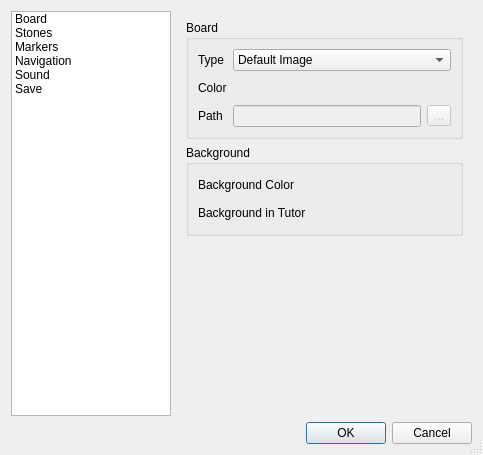
<?xml version="1.0" encoding="UTF-8"?>
<ui version="4.0">
 <class>SetupDialog</class>
 <widget class="QDialog" name="SetupDialog">
  <property name="geometry">
   <rect>
    <x>0</x>
    <y>0</y>
    <width>483</width>
    <height>455</height>
   </rect>
  </property>
  <property name="windowTitle">
   <string>Setup</string>
  </property>
  <property name="sizeGripEnabled">
   <bool>true</bool>
  </property>
  <layout class="QVBoxLayout" name="verticalLayout">
   <item>
    <layout class="QHBoxLayout" name="horizontalLayout">
     <item>
      <widget class="QListWidget" name="categoryList">
       <property name="maximumSize">
        <size>
         <width>160</width>
         <height>16777215</height>
        </size>
       </property>
       <item>
        <property name="text">
         <string>Board</string>
        </property>
       </item>
       <item>
        <property name="text">
         <string>Stones</string>
        </property>
       </item>
       <item>
        <property name="text">
         <string>Markers</string>
        </property>
       </item>
       <item>
        <property name="text">
         <string>Navigation</string>
        </property>
       </item>
       <item>
        <property name="text">
         <string>Sound</string>
        </property>
       </item>
       <item>
        <property name="text">
         <string>Save</string>
        </property>
       </item>
      </widget>
     </item>
     <item>
      <widget class="QStackedWidget" name="stackedWidget">
       <property name="frameShape">
        <enum>QFrame::NoFrame</enum>
       </property>
       <property name="frameShadow">
        <enum>QFrame::Plain</enum>
       </property>
       <property name="currentIndex">
        <number>0</number>
       </property>
       <widget class="QWidget" name="boardPage">
        <layout class="QVBoxLayout" name="verticalLayout_2">
         <item>
          <widget class="QGroupBox" name="boardGroupBox">
           <property name="title">
            <string>Board</string>
           </property>
           <layout class="QFormLayout" name="formLayout">
            <item row="0" column="0">
             <widget class="QLabel" name="boardTypeLabel">
              <property name="text">
               <string>Type</string>
              </property>
             </widget>
            </item>
            <item row="0" column="1">
             <widget class="QComboBox" name="boardTypeComboBox">
              <item>
               <property name="text">
                <string>Default Image</string>
               </property>
              </item>
              <item>
               <property name="text">
                <string>Select File</string>
               </property>
              </item>
              <item>
               <property name="text">
                <string>Fill Color</string>
               </property>
              </item>
             </widget>
            </item>
            <item row="1" column="0">
             <widget class="QLabel" name="boardColorLabel">
              <property name="text">
               <string>Color</string>
              </property>
             </widget>
            </item>
            <item row="1" column="1">
             <widget class="QPushButton" name="boardColorButton">
              <property name="text">
               <string/>
              </property>
              <property name="flat">
               <bool>true</bool>
              </property>
             </widget>
            </item>
            <item row="2" column="0">
             <widget class="QLabel" name="boardPathLabel">
              <property name="text">
               <string>Path</string>
              </property>
             </widget>
            </item>
            <item row="2" column="1">
             <layout class="QHBoxLayout" name="horizontalLayout_2">
              <item>
               <widget class="QLineEdit" name="boardPathEdit">
                <property name="enabled">
                 <bool>false</bool>
                </property>
               </widget>
              </item>
              <item>
               <widget class="QToolButton" name="boardPathButton">
                <property name="enabled">
                 <bool>false</bool>
                </property>
                <property name="text">
                 <string>...</string>
                </property>
               </widget>
              </item>
             </layout>
            </item>
           </layout>
          </widget>
         </item>
         <item>
          <widget class="QGroupBox" name="boardBackgroundGroupBox">
           <property name="title">
            <string>Background</string>
           </property>
           <layout class="QFormLayout" name="formLayout_3">
            <item row="0" column="0">
             <widget class="QLabel" name="bgColorLabel">
              <property name="text">
               <string>Background Color</string>
              </property>
             </widget>
            </item>
            <item row="0" column="1">
             <widget class="QPushButton" name="bgColorButton">
              <property name="text">
               <string/>
              </property>
              <property name="flat">
               <bool>true</bool>
              </property>
             </widget>
            </item>
            <item row="1" column="0">
             <widget class="QLabel" name="bgTutorColorLabel">
              <property name="text">
               <string>Background in Tutor</string>
              </property>
             </widget>
            </item>
            <item row="1" column="1">
             <widget class="QPushButton" name="bgTutorColorButton">
              <property name="text">
               <string/>
              </property>
              <property name="flat">
               <bool>true</bool>
              </property>
             </widget>
            </item>
           </layout>
          </widget>
         </item>
         <item>
          <spacer name="verticalSpacer">
           <property name="orientation">
            <enum>Qt::Vertical</enum>
           </property>
           <property name="sizeHint" stdset="0">
            <size>
             <width>20</width>
             <height>40</height>
            </size>
           </property>
          </spacer>
         </item>
        </layout>
       </widget>
       <widget class="QWidget" name="stonePage">
        <layout class="QVBoxLayout" name="verticalLayout_4">
         <item>
          <widget class="QGroupBox" name="whiteGroupBox">
           <property name="focusPolicy">
            <enum>Qt::NoFocus</enum>
           </property>
           <property name="title">
            <string>White Stone</string>
           </property>
           <layout class="QFormLayout" name="formLayout_2">
            <item row="0" column="0">
             <widget class="QLabel" name="whiteTypeLabel">
              <property name="text">
               <string>Type</string>
              </property>
             </widget>
            </item>
            <item row="0" column="1">
             <widget class="QComboBox" name="whiteTypeComboBox">
              <item>
               <property name="text">
                <string>Default Image</string>
               </property>
              </item>
              <item>
               <property name="text">
                <string>Select File</string>
               </property>
              </item>
              <item>
               <property name="text">
                <string>Fill Color</string>
               </property>
              </item>
             </widget>
            </item>
            <item row="1" column="0">
             <widget class="QLabel" name="whiteColorLabel">
              <property name="text">
               <string>Color</string>
              </property>
             </widget>
            </item>
            <item row="1" column="1">
             <widget class="QPushButton" name="whiteColorButton">
              <property name="text">
               <string/>
              </property>
              <property name="autoDefault">
               <bool>false</bool>
              </property>
              <property name="flat">
               <bool>true</bool>
              </property>
             </widget>
            </item>
            <item row="2" column="0">
             <widget class="QLabel" name="whitePathLabel">
              <property name="text">
               <string>Path</string>
              </property>
             </widget>
            </item>
            <item row="2" column="1">
             <layout class="QHBoxLayout" name="horizontalLayout_3">
              <item>
               <widget class="QLineEdit" name="whitePathEdit">
                <property name="enabled">
                 <bool>false</bool>
                </property>
               </widget>
              </item>
              <item>
               <widget class="QToolButton" name="whitePathButton">
                <property name="enabled">
                 <bool>false</bool>
                </property>
                <property name="text">
                 <string>...</string>
                </property>
               </widget>
              </item>
             </layout>
            </item>
           </layout>
          </widget>
         </item>
         <item>
          <widget class="QGroupBox" name="blackGroupBox">
           <property name="title">
            <string>Black Stone</string>
           </property>
           <layout class="QFormLayout" name="formLayout_5">
            <item row="0" column="0">
             <widget class="QLabel" name="blackTypeLabel">
              <property name="midLineWidth">
               <number>0</number>
              </property>
              <property name="text">
               <string>Type</string>
              </property>
             </widget>
            </item>
            <item row="0" column="1">
             <widget class="QComboBox" name="blackTypeComboBox">
              <item>
               <property name="text">
                <string>Default Image</string>
               </property>
              </item>
              <item>
               <property name="text">
                <string>Select File</string>
               </property>
              </item>
              <item>
               <property name="text">
                <string>Fill Color</string>
               </property>
              </item>
             </widget>
            </item>
            <item row="1" column="0">
             <widget class="QLabel" name="blackColorLabel">
              <property name="text">
               <string>Color</string>
              </property>
             </widget>
            </item>
            <item row="1" column="1">
             <widget class="QPushButton" name="blackColorButton">
              <property name="text">
               <string/>
              </property>
              <property name="autoDefault">
               <bool>false</bool>
              </property>
              <property name="flat">
               <bool>true</bool>
              </property>
             </widget>
            </item>
            <item row="2" column="0">
             <widget class="QLabel" name="blackPathLabel">
              <property name="text">
               <string>Path</string>
              </property>
             </widget>
            </item>
            <item row="2" column="1">
             <layout class="QHBoxLayout" name="horizontalLayout_4">
              <item>
               <widget class="QLineEdit" name="blackPathEdit">
                <property name="enabled">
                 <bool>false</bool>
                </property>
               </widget>
              </item>
              <item>
               <widget class="QToolButton" name="blackPathButton">
                <property name="enabled">
                 <bool>false</bool>
                </property>
                <property name="text">
                 <string>...</string>
                </property>
               </widget>
              </item>
             </layout>
            </item>
           </layout>
          </widget>
         </item>
         <item>
          <spacer name="verticalSpacer_3">
           <property name="orientation">
            <enum>Qt::Vertical</enum>
           </property>
           <property name="sizeHint" stdset="0">
            <size>
             <width>20</width>
             <height>40</height>
            </size>
           </property>
          </spacer>
         </item>
        </layout>
       </widget>
       <widget class="QWidget" name="markerPage">
        <layout class="QVBoxLayout" name="verticalLayout_3">
         <item>
          <widget class="QGroupBox" name="markersGroupBox">
           <property name="title">
            <string>Markers</string>
           </property>
           <layout class="QFormLayout" name="formLayout_4">
            <item row="0" column="0">
             <widget class="QLabel" name="focusTypeLabel">
              <property name="text">
               <string>Type</string>
              </property>
             </widget>
            </item>
            <item row="0" column="1">
             <widget class="QComboBox" name="focusTypeComboBox">
              <item>
               <property name="text">
                <string>Focus Triangle</string>
               </property>
              </item>
              <item>
               <property name="text">
                <string>Circle</string>
               </property>
              </item>
              <item>
               <property name="text">
                <string>Cross</string>
               </property>
              </item>
              <item>
               <property name="text">
                <string>Square</string>
               </property>
              </item>
              <item>
               <property name="text">
                <string>Triangle</string>
               </property>
              </item>
             </widget>
            </item>
            <item row="1" column="0">
             <widget class="QLabel" name="focusWhiteColorLabel">
              <property name="text">
               <string>Color (White Stone)</string>
              </property>
             </widget>
            </item>
            <item row="1" column="1">
             <widget class="QPushButton" name="focusWhiteColorButton">
              <property name="text">
               <string/>
              </property>
              <property name="flat">
               <bool>true</bool>
              </property>
             </widget>
            </item>
            <item row="2" column="0">
             <widget class="QLabel" name="focusBlackColorLabel">
              <property name="text">
               <string>Color (Black Stone)</string>
              </property>
             </widget>
            </item>
            <item row="2" column="1">
             <widget class="QPushButton" name="focusBlackColorButton">
              <property name="text">
               <string/>
              </property>
              <property name="flat">
               <bool>true</bool>
              </property>
             </widget>
            </item>
            <item row="3" column="0">
             <widget class="QLabel" name="branchLabel">
              <property name="text">
               <string>Branch Color</string>
              </property>
             </widget>
            </item>
            <item row="3" column="1">
             <widget class="QPushButton" name="branchColorButton">
              <property name="text">
               <string/>
              </property>
              <property name="flat">
               <bool>true</bool>
              </property>
             </widget>
            </item>
            <item row="4" column="0">
             <widget class="QLabel" name="labelTypeLabel">
              <property name="text">
               <string>Label Type</string>
              </property>
             </widget>
            </item>
            <item row="4" column="1">
             <widget class="QComboBox" name="labelTypeComboBox">
              <item>
               <property name="text">
                <string>A,B,C...</string>
               </property>
              </item>
              <item>
               <property name="text">
                <string>a,b,c...</string>
               </property>
              </item>
              <item>
               <property name="text">
                <string>1,2,3...</string>
               </property>
              </item>
              <item>
               <property name="text">
                <string>ア,イ,ウ...</string>
               </property>
              </item>
              <item>
               <property name="text">
                <string>イ,ロ,ハ...</string>
               </property>
              </item>
             </widget>
            </item>
           </layout>
          </widget>
         </item>
         <item>
          <spacer name="verticalSpacer_2">
           <property name="orientation">
            <enum>Qt::Vertical</enum>
           </property>
           <property name="sizeHint" stdset="0">
            <size>
             <width>20</width>
             <height>40</height>
            </size>
           </property>
          </spacer>
         </item>
        </layout>
       </widget>
       <widget class="QWidget" name="soundPage">
        <layout class="QVBoxLayout" name="verticalLayout_5">
         <item>
          <widget class="QGroupBox" name="soundGroupBox">
           <property name="title">
            <string>Sound</string>
           </property>
           <layout class="QFormLayout" name="formLayout_6">
            <item row="0" column="0">
             <widget class="QLabel" name="soundTypeLabel">
              <property name="text">
               <string>Type</string>
              </property>
             </widget>
            </item>
            <item row="0" column="1">
             <widget class="QComboBox" name="soundTypeComboBox">
              <item>
               <property name="text">
                <string>Default Sound</string>
               </property>
              </item>
              <item>
               <property name="text">
                <string>Select File</string>
               </property>
              </item>
             </widget>
            </item>
            <item row="1" column="0">
             <widget class="QLabel" name="soundPathLabel">
              <property name="text">
               <string>Path</string>
              </property>
             </widget>
            </item>
            <item row="1" column="1">
             <layout class="QHBoxLayout" name="horizontalLayout_5">
              <item>
               <widget class="QLineEdit" name="soundPathEdit">
                <property name="enabled">
                 <bool>false</bool>
                </property>
               </widget>
              </item>
              <item>
               <widget class="QToolButton" name="soundPathButton">
                <property name="enabled">
                 <bool>false</bool>
                </property>
                <property name="text">
                 <string>...</string>
                </property>
               </widget>
              </item>
             </layout>
            </item>
           </layout>
          </widget>
         </item>
         <item>
          <spacer name="verticalSpacer_4">
           <property name="orientation">
            <enum>Qt::Vertical</enum>
           </property>
           <property name="sizeHint" stdset="0">
            <size>
             <width>20</width>
             <height>40</height>
            </size>
           </property>
          </spacer>
         </item>
        </layout>
       </widget>
       <widget class="QWidget" name="navigationPage">
        <layout class="QVBoxLayout" name="verticalLayout_7">
         <item>
          <widget class="QGroupBox" name="navigationGroupBox">
           <property name="title">
            <string>Navigation</string>
           </property>
           <layout class="QFormLayout" name="formLayout_9">
            <item row="0" column="0">
             <widget class="QLabel" name="label">
              <property name="text">
               <string>Fast forward/rewind steps</string>
              </property>
             </widget>
            </item>
            <item row="0" column="1">
             <widget class="QSpinBox" name="stepsOfFastMoveSpinBox">
              <property name="minimum">
               <number>5</number>
              </property>
              <property name="maximum">
               <number>50</number>
              </property>
              <property name="value">
               <number>10</number>
              </property>
             </widget>
            </item>
           </layout>
          </widget>
         </item>
         <item>
          <widget class="QGroupBox" name="automaticReplayGroupBox">
           <property name="title">
            <string>Automatic Replay</string>
           </property>
           <layout class="QFormLayout" name="formLayout_8">
            <item row="0" column="0">
             <widget class="QLabel" name="reproductionSpeedLabel">
              <property name="text">
               <string>Interval(msec)</string>
              </property>
             </widget>
            </item>
            <item row="0" column="1">
             <widget class="QSpinBox" name="reproductionSpeedSpinBox">
              <property name="minimum">
               <number>200</number>
              </property>
              <property name="maximum">
               <number>10000</number>
              </property>
              <property name="value">
               <number>1300</number>
              </property>
             </widget>
            </item>
           </layout>
          </widget>
         </item>
         <item>
          <spacer name="verticalSpacer_6">
           <property name="orientation">
            <enum>Qt::Vertical</enum>
           </property>
           <property name="sizeHint" stdset="0">
            <size>
             <width>20</width>
             <height>40</height>
            </size>
           </property>
          </spacer>
         </item>
        </layout>
       </widget>
       <widget class="QWidget" name="savePage">
        <layout class="QVBoxLayout" name="verticalLayout_6">
         <item>
          <widget class="QGroupBox" name="saveGroupBox">
           <property name="title">
            <string>Save</string>
           </property>
           <layout class="QFormLayout" name="formLayout_7">
            <item row="0" column="0">
             <widget class="QLabel" name="saveNameLabel">
              <property name="text">
               <string>Default FileName</string>
              </property>
             </widget>
            </item>
            <item row="0" column="1">
             <widget class="QLineEdit" name="saveNameEdit"/>
            </item>
           </layout>
          </widget>
         </item>
         <item>
          <spacer name="verticalSpacer_5">
           <property name="orientation">
            <enum>Qt::Vertical</enum>
           </property>
           <property name="sizeHint" stdset="0">
            <size>
             <width>20</width>
             <height>40</height>
            </size>
           </property>
          </spacer>
         </item>
        </layout>
       </widget>
      </widget>
     </item>
    </layout>
   </item>
   <item>
    <widget class="QDialogButtonBox" name="buttonBox">
     <property name="orientation">
      <enum>Qt::Horizontal</enum>
     </property>
     <property name="standardButtons">
      <set>QDialogButtonBox::Cancel|QDialogButtonBox::Ok</set>
     </property>
    </widget>
   </item>
  </layout>
 </widget>
 <tabstops>
  <tabstop>categoryList</tabstop>
  <tabstop>boardTypeComboBox</tabstop>
  <tabstop>boardColorButton</tabstop>
  <tabstop>boardPathEdit</tabstop>
  <tabstop>boardPathButton</tabstop>
  <tabstop>bgColorButton</tabstop>
  <tabstop>bgTutorColorButton</tabstop>
  <tabstop>whiteTypeComboBox</tabstop>
  <tabstop>whiteColorButton</tabstop>
  <tabstop>whitePathEdit</tabstop>
  <tabstop>whitePathButton</tabstop>
  <tabstop>blackTypeComboBox</tabstop>
  <tabstop>blackColorButton</tabstop>
  <tabstop>blackPathEdit</tabstop>
  <tabstop>blackPathButton</tabstop>
  <tabstop>focusTypeComboBox</tabstop>
  <tabstop>focusWhiteColorButton</tabstop>
  <tabstop>focusBlackColorButton</tabstop>
  <tabstop>branchColorButton</tabstop>
  <tabstop>labelTypeComboBox</tabstop>
  <tabstop>soundTypeComboBox</tabstop>
  <tabstop>soundPathEdit</tabstop>
  <tabstop>soundPathButton</tabstop>
  <tabstop>saveNameEdit</tabstop>
  <tabstop>buttonBox</tabstop>
 </tabstops>
 <resources/>
 <connections>
  <connection>
   <sender>buttonBox</sender>
   <signal>accepted()</signal>
   <receiver>SetupDialog</receiver>
   <slot>accept()</slot>
   <hints>
    <hint type="sourcelabel">
     <x>248</x>
     <y>254</y>
    </hint>
    <hint type="destinationlabel">
     <x>157</x>
     <y>274</y>
    </hint>
   </hints>
  </connection>
  <connection>
   <sender>buttonBox</sender>
   <signal>rejected()</signal>
   <receiver>SetupDialog</receiver>
   <slot>reject()</slot>
   <hints>
    <hint type="sourcelabel">
     <x>316</x>
     <y>260</y>
    </hint>
    <hint type="destinationlabel">
     <x>286</x>
     <y>274</y>
    </hint>
   </hints>
  </connection>
 </connections>
</ui>
